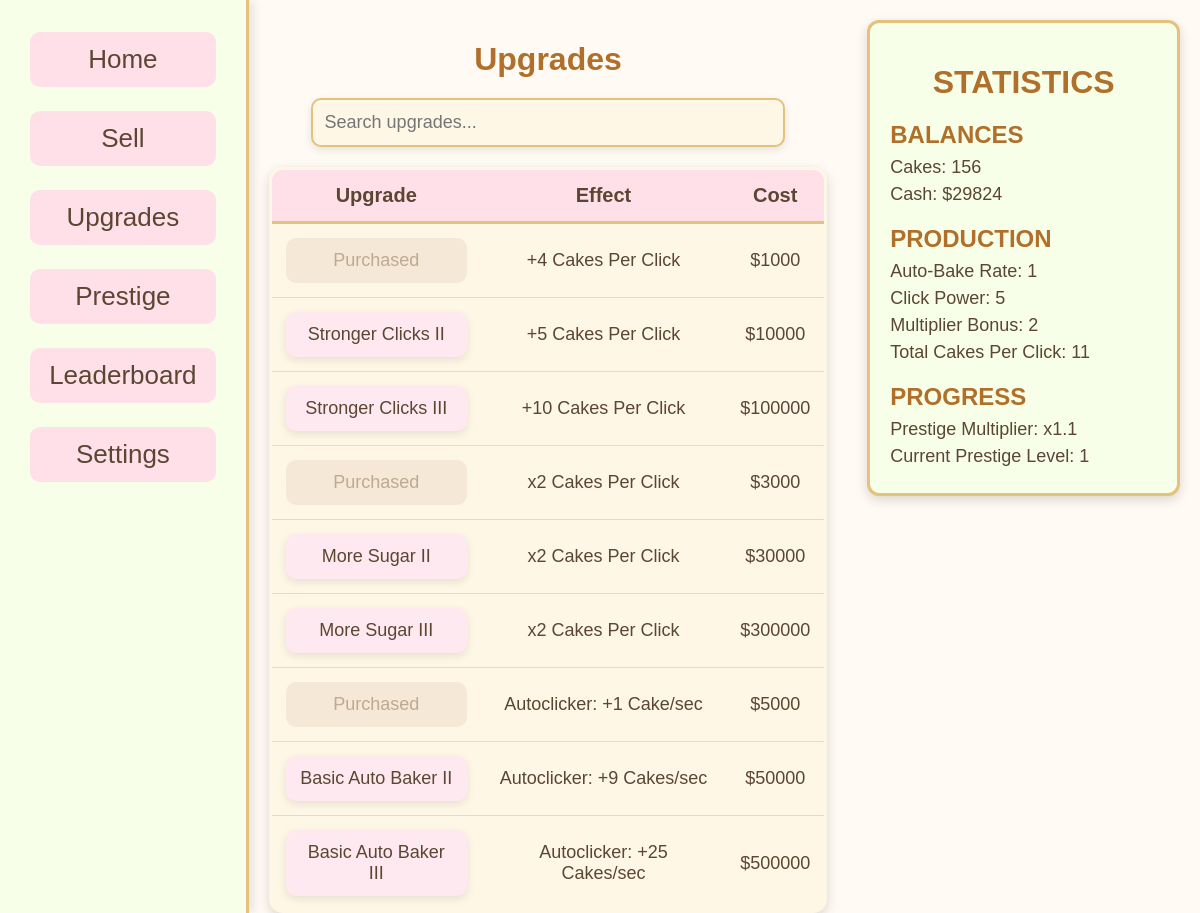
/upgrades.php (signed in), run on an earlier commit of the app's database.
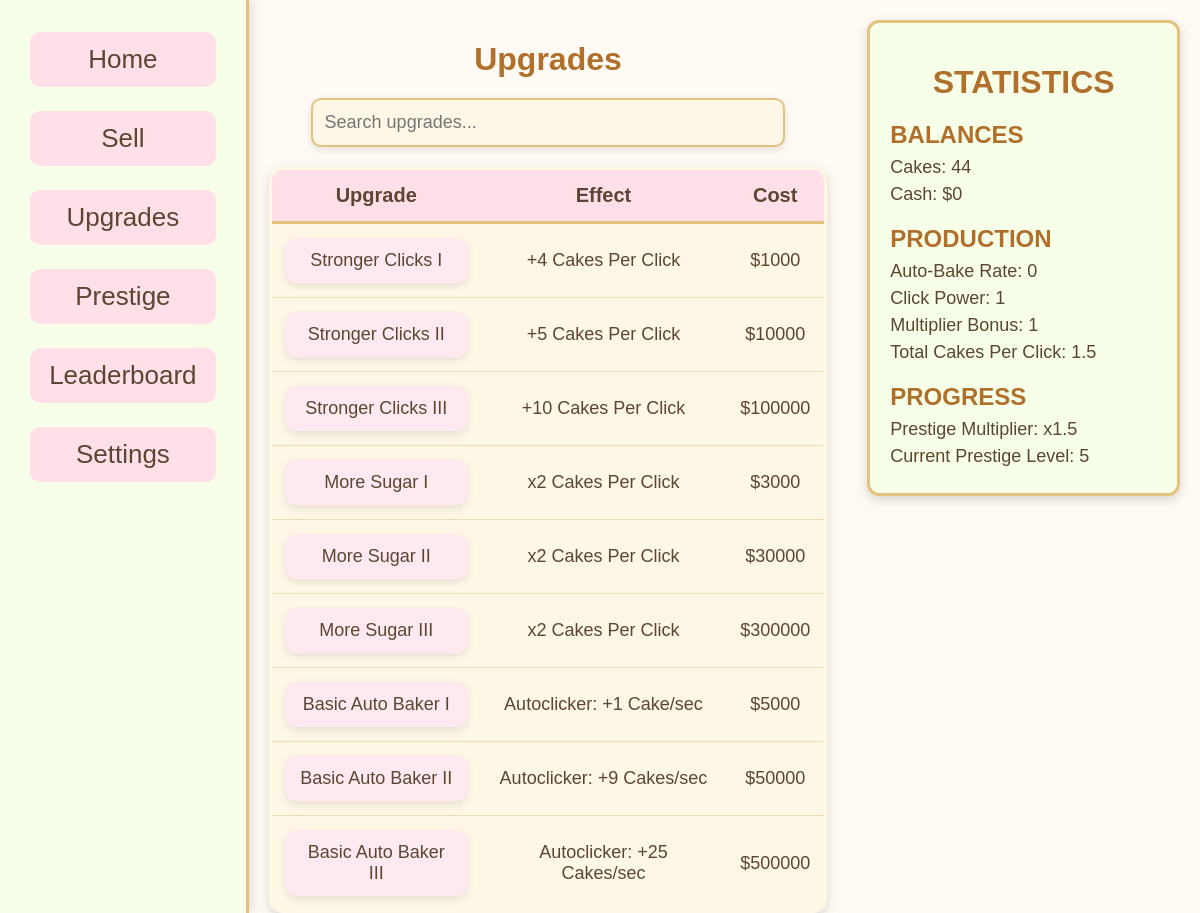
And on a later commit of the database.
### tables this page shows
CREATE TABLE "player_upgrades" ("user_id" INTEGER NOT NULL REFERENCES `users`(`id`), `upgrade_name` TEXT NOT NULL, `purchased` INTEGER NOT NULL DEFAULT 0, PRIMARY KEY ("user_id", upgrade_name));

CREATE TABLE "player_save" (
    id INTEGER PRIMARY KEY,
    cakes INTEGER DEFAULT 0,
    currency INTEGER DEFAULT 0, "multiplier" INTEGER DEFAULT 1, clickPower INTEGER DEFAULT 1, cps INTEGER DEFAULT 0, prestige_level INTEGER DEFAULT 0, prestige_multiplier REAL DEFAULT 1, "lifetime" INTEGER DEFAULT 0, "bonus" INTEGER DEFAULT 0, prestige_points INTEGER DEFAULT 0,
    FOREIGN KEY (id) REFERENCES users(id)
);

### upgrades.php (the view, shortened to what the changed rows need)
<?php
require_once __DIR__ . '/php/config.php';
$userId = (int)$_SESSION['user_id'];
$current_cakes = 0;
$current_currency = 0;
$current_multiplier = 1;
$current_clickPower = 1;
$current_cps = 0;
$current_prestige_multiplier = 1;
$current_prestige_points = 0;
$purchased_upgrades = [];
try {
    $dsn = "sqlite:$db";
    $pdo = new PDO($dsn);
    $pdo->setAttribute(PDO::ATTR_ERRMODE, PDO::ERRMODE_EXCEPTION);
    $stmt = $pdo->prepare("
        SELECT
            cakes,
            currency,
            multiplier,
            clickPower,
            cps,
            bonus,
            prestige_multiplier,
            prestige_points
        FROM player_save
        WHERE id = :user_id
        LIMIT 1
    ");
    $stmt->execute([':user_id' => $userId]);
    $player_data = $stmt->fetch(PDO::FETCH_ASSOC);
    if ($player_data) {
        $current_cakes = (int)($player_data['cakes'] ?? 0);
        $current_currency = (int)($player_data['currency'] ?? 0);
        $current_multiplier = (int)($player_data['multiplier'] ?? 1);
        $current_clickPower = (int)($player_data['clickPower'] ?? 1);
        $current_cps = (int)($player_data['cps'] ?? 0);
        $current_prestige_multiplier = (float)($player_data['prestige_multiplier'] ?? 1);
        $current_prestige_points = (int)($player_data['prestige_points'] ?? 0);
    }
    $stmt2 = $pdo->prepare("
        SELECT upgrade_name, purchased
        FROM player_upgrades
        WHERE user_id = :user_id
    ");
    $stmt2->execute([':user_id' => $userId]);
    while ($row = $stmt2->fetch(PDO::FETCH_ASSOC)) {
        $upgradeName = $row['upgrade_name'] ?? '';
        $purchased_upgrades[$upgradeName] = (int)($row['purchased'] ?? 0);
    }
} catch (PDOException $e) {
    die("Database connection failed: " . htmlspecialchars($e->getMessage(), ENT_QUOTES, 'UTF-8'));
}
$Click1Purchased = $purchased_upgrades["Stronger Clicks I"] ?? 0;
$Sugar1Purchased = $purchased_upgrades["More Sugar I"] ?? 0;
$Baker1Purchased = $purchased_upgrades["Basic Auto Baker I"] ?? 0;
function upgradeButtonText($isPurchased, $defaultText) {
    return $isPurchased ? "Purchased" : $defaultText;
}
?>
<!DOCTYPE html>
<html lang="en">
<head>
    <link rel="stylesheet" href="Styles/index.css">
</head>
<body>
<div class="column2">
    <div id="upgradeSect">
        <h1>Upgrades</h1>
        <div id="upgradeTable">
            <table>
                <thead>
                    <tr>
                        <th>Upgrade</th>
                        <th>Effect</th>
                        <th>Cost</th>
                    </tr>
                </thead>
                <tbody>
                    <tr>
                        <td>
                            <button id="upgradeClick1" <?= $Click1Purchased ? 'disabled' : '' ?>>
                                <?= htmlspecialchars(upgradeButtonText($Click1Purchased, "Stronger Clicks I"), ENT_QUOTES, 'UTF-8') ?>
                            </button>
                        </td>
                    </tr>
                    <tr>
                        <td>
                            <button id="sugarMult1" <?= $Sugar1Purchased ? 'disabled' : '' ?>>
                                <?= htmlspecialchars(upgradeButtonText($Sugar1Purchased, "More Sugar I"), ENT_QUOTES, 'UTF-8') ?>
                            </button>
                        </td>
                    </tr>
                    <tr>
                        <td>
                            <button id="autoBake1" <?= $Baker1Purchased ? 'disabled' : '' ?>>
                                <?= htmlspecialchars(upgradeButtonText($Baker1Purchased, "Basic Auto Baker I"), ENT_QUOTES, 'UTF-8') ?>
                            </button>
                        </td>
                    </tr>
                </tbody>
            </table>
        </div>
    </div>
</div>
<div class="column3">
    <div id="stats">
        <h1>STATISTICS</h1>
        <h2>BALANCES</h2>
        <ul>
            <li>Cakes: <span id="cakeStat" data-cake><?= $current_cakes ?></span></li>
            <li>Cash: $<span id="money"><?= $current_currency ?></span></li>
        </ul>
        <h2>PRODUCTION</h2>
        <ul id="productionStats">
            <li>Auto-Bake Rate: <span id="autoBakeRateText"><?= $current_cps ?></span></li>
            <li>Click Power: <span id="clickPowerText"><?= $current_clickPower ?></span></li>
            <li>Multiplier Bonus: <span id="multiplierText"><?= $current_multiplier ?></span></li>
            <li>Total Cakes Per Click: <span id="totalClickText"><?= $current_clickPower * $current_multiplier * $current_prestige_multiplier ?></span></li>
        </ul>
        <h2>PROGRESS</h2>
        <ul>
            <li>Prestige Multiplier: x<span id="prestigeMultiplierText"><?= $current_prestige_multiplier ?></span></li>
            <li>Current Prestige Level: <span id="prestigePointsText"><?= $current_prestige_points ?></span></li>
        </ul>
    </div>
</div>
</body>
</html>

What changed in the data, as far as the page shows it:
removed player_upgrades: purchased "Purchased"
changed player_save: cakes "156" → "44"; currency "29824" → "0"; cps "1" → "0"; clickPower "5" → "1"; multiplier "2" → "1"; prestige_multiplier "11" → "1.5"; prestige_multiplier "1.1" → "1.5"; prestige_points "1" → "5"
Also different on the page:
upgradeButtonText($Click1Purchased, "Stronger Clicks I"): (not shown) → "Stronger Clicks I"
upgradeButtonText($Sugar1Purchased, "More Sugar I"): (not shown) → "More Sugar I"
upgradeButtonText($Baker1Purchased, "Basic Auto Baker I"): (not shown) → "Basic Auto Baker I"
